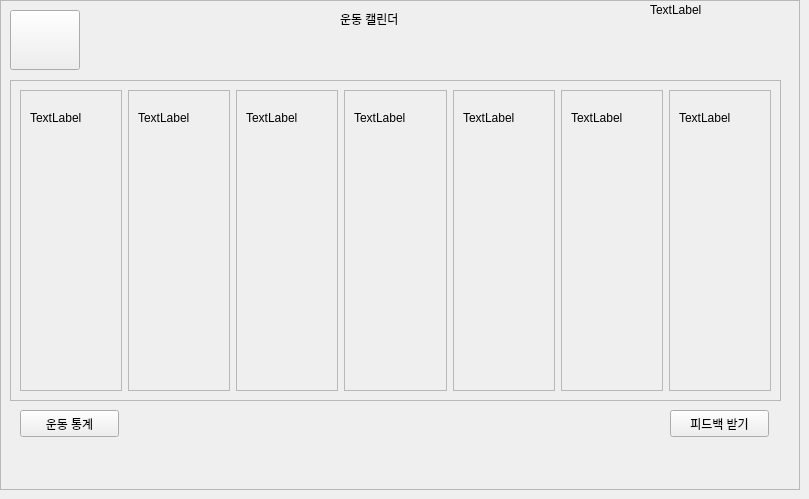
    <widget class="QWidget" name="page_3">
     <widget class="QFrame" name="frame_5">
      <property name="geometry">
       <rect>
        <x>0</x>
        <y>0</y>
        <width>800</width>
        <height>490</height>
       </rect>
      </property>
      <property name="frameShape">
       <enum>QFrame::StyledPanel</enum>
      </property>
      <property name="frameShadow">
       <enum>QFrame::Raised</enum>
      </property>
      <widget class="QPushButton" name="gotohome_3">
       <property name="geometry">
        <rect>
         <x>10</x>
         <y>10</y>
         <width>70</width>
         <height>60</height>
        </rect>
       </property>
       <property name="text">
        <string/>
       </property>
       <property name="icon">
        <iconset resource="resources.qrc">
         <normaloff>:/icons/icons/rotate-ccw.svg</normaloff>:/icons/icons/rotate-ccw.svg</iconset>
       </property>
      </widget>
      <widget class="QLabel" name="time_3">
       <property name="geometry">
        <rect>
         <x>650</x>
         <y>0</y>
         <width>200</width>
         <height>20</height>
        </rect>
       </property>
       <property name="text">
        <string>TextLabel</string>
       </property>
      </widget>
      <widget class="QLabel" name="label_10">
       <property name="geometry">
        <rect>
         <x>340</x>
         <y>10</y>
         <width>101</width>
         <height>17</height>
        </rect>
       </property>
       <property name="text">
        <string>운동 캘린더 </string>
       </property>
      </widget>
      <widget class="QFrame" name="frame_9">
       <property name="geometry">
        <rect>
         <x>10</x>
         <y>80</y>
         <width>771</width>
         <height>321</height>
        </rect>
       </property>
       <property name="frameShape">
        <enum>QFrame::StyledPanel</enum>
       </property>
       <property name="frameShadow">
        <enum>QFrame::Raised</enum>
       </property>
       <layout class="QHBoxLayout" name="horizontalLayout_5">
        <item>
         <widget class="QFrame" name="frame_15">
          <property name="frameShape">
           <enum>QFrame::StyledPanel</enum>
          </property>
          <property name="frameShadow">
           <enum>QFrame::Raised</enum>
          </property>
          <layout class="QVBoxLayout" name="verticalLayout">
           <item>
            <widget class="QLabel" name="day1_3">
             <property name="text">
              <string>TextLabel</string>
             </property>
            </widget>
           </item>
           <item>
            <widget class="QLabel" name="day11_3">
             <property name="text">
              <string/>
             </property>
            </widget>
           </item>
           <item>
            <widget class="QLabel" name="day12_3">
             <property name="text">
              <string/>
             </property>
            </widget>
           </item>
           <item>
            <widget class="QLabel" name="day13_3">
             <property name="text">
              <string/>
             </property>
            </widget>
           </item>
           <item>
            <widget class="QLabel" name="day14_3">
             <property name="text">
              <string/>
             </property>
            </widget>
           </item>
           <item>
            <widget class="QLabel" name="day15_3">
             <property name="text">
              <string/>
             </property>
            </widget>
           </item>
           <item>
            <widget class="QLabel" name="day16_3">
             <property name="text">
              <string/>
             </property>
            </widget>
           </item>
          </layout>
         </widget>
        </item>
        <item>
         <widget class="QFrame" name="frame_10">
          <property name="frameShape">
           <enum>QFrame::StyledPanel</enum>
          </property>
          <property name="frameShadow">
           <enum>QFrame::Raised</enum>
          </property>
          <layout class="QVBoxLayout" name="verticalLayout_4">
           <item>
            <widget class="QLabel" name="day2_3">
             <property name="text">
              <string>TextLabel</string>
             </property>
            </widget>
           </item>
           <item>
            <widget class="QLabel" name="day21_3">
             <property name="text">
              <string/>
             </property>
            </widget>
           </item>
           <item>
            <widget class="QLabel" name="day22_3">
             <property name="text">
              <string/>
             </property>
            </widget>
           </item>
           <item>
            <widget class="QLabel" name="day23_3">
             <property name="text">
              <string/>
             </property>
            </widget>
           </item>
           <item>
            <widget class="QLabel" name="day24_3">
             <property name="text">
              <string/>
             </property>
            </widget>
           </item>
           <item>
            <widget class="QLabel" name="day25_3">
             <property name="text">
              <string/>
             </property>
            </widget>
           </item>
           <item>
            <widget class="QLabel" name="day26_3">
             <property name="text">
              <string/>
             </property>
            </widget>
           </item>
          </layout>
         </widget>
        </item>
        <item>
         <widget class="QFrame" name="frame_11">
          <property name="frameShape">
           <enum>QFrame::StyledPanel</enum>
          </property>
          <property name="frameShadow">
           <enum>QFrame::Raised</enum>
          </property>
          <layout class="QVBoxLayout" name="verticalLayout_5">
           <item>
            <widget class="QLabel" name="day3_3">
             <property name="text">
              <string>TextLabel</string>
             </property>
            </widget>
           </item>
           <item>
            <widget class="QLabel" name="day31_3">
             <property name="text">
              <string/>
             </property>
            </widget>
           </item>
           <item>
            <widget class="QLabel" name="day32_3">
             <property name="text">
              <string/>
             </property>
            </widget>
           </item>
           <item>
            <widget class="QLabel" name="day33_3">
             <property name="text">
              <string/>
             </property>
            </widget>
           </item>
           <item>
            <widget class="QLabel" name="day34_3">
             <property name="text">
              <string/>
             </property>
            </widget>
           </item>
           <item>
            <widget class="QLabel" name="day35_3">
             <property name="text">
              <string/>
             </property>
            </widget>
           </item>
           <item>
            <widget class="QLabel" name="day36_3">
             <property name="text">
              <string/>
             </property>
            </widget>
           </item>
          </layout>
         </widget>
        </item>
        <item>
         <widget class="QFrame" name="frame_12">
          <property name="frameShape">
           <enum>QFrame::StyledPanel</enum>
          </property>
          <property name="frameShadow">
           <enum>QFrame::Raised</enum>
          </property>
          <layout class="QVBoxLayout" name="verticalLayout_6">
           <item>
            <widget class="QLabel" name="day4_3">
             <property name="text">
              <string>TextLabel</string>
             </property>
            </widget>
           </item>
           <item>
            <widget class="QLabel" name="day41_3">
             <property name="text">
              <string/>
             </property>
            </widget>
           </item>
           <item>
            <widget class="QLabel" name="day42_3">
             <property name="text">
              <string/>
             </property>
            </widget>
           </item>
           <item>
            <widget class="QLabel" name="day43_3">
             <property name="text">
              <string/>
             </property>
            </widget>
           </item>
           <item>
            <widget class="QLabel" name="day44_3">
             <property name="text">
              <string/>
             </property>
            </widget>
           </item>
           <item>
            <widget class="QLabel" name="day45_3">
             <property name="text">
              <string/>
             </property>
            </widget>
           </item>
           <item>
            <widget class="QLabel" name="day46_3">
             <property name="text">
              <string/>
             </property>
            </widget>
           </item>
          </layout>
         </widget>
        </item>
        <item>
         <widget class="QFrame" name="frame_13">
          <property name="frameShape">
           <enum>QFrame::StyledPanel</enum>
          </property>
          <property name="frameShadow">
           <enum>QFrame::Raised</enum>
          </property>
          <layout class="QVBoxLayout" name="verticalLayout_7">
           <item>
            <widget class="QLabel" name="day5_3">
             <property name="text">
              <string>TextLabel</string>
             </property>
            </widget>
           </item>
           <item>
            <widget class="QLabel" name="day51_3">
             <property name="text">
              <string/>
             </property>
            </widget>
           </item>
           <item>
            <widget class="QLabel" name="day52_3">
             <property name="text">
              <string/>
             </property>
            </widget>
           </item>
           <item>
            <widget class="QLabel" name="day53_3">
             <property name="text">
              <string/>
             </property>
            </widget>
           </item>
           <item>
            <widget class="QLabel" name="day54_3">
             <property name="text">
              <string/>
             </property>
            </widget>
           </item>
           <item>
            <widget class="QLabel" name="day55_3">
             <property name="text">
              <string/>
             </property>
            </widget>
           </item>
           <item>
            <widget class="QLabel" name="day56_3">
             <property name="text">
              <string/>
             </property>
            </widget>
           </item>
          </layout>
         </widget>
        </item>
        <item>
         <widget class="QFrame" name="frame_14">
          <property name="frameShape">
           <enum>QFrame::StyledPanel</enum>
          </property>
          <property name="frameShadow">
           <enum>QFrame::Raised</enum>
          </property>
          <layout class="QVBoxLayout" name="verticalLayout_8">
           <item>
            <widget class="QLabel" name="day6_3">
             <property name="text">
              <string>TextLabel</string>
             </property>
            </widget>
           </item>
           <item>
            <widget class="QLabel" name="day61_3">
             <property name="text">
              <string/>
             </property>
            </widget>
           </item>
           <item>
            <widget class="QLabel" name="day62_3">
             <property name="text">
              <string/>
             </property>
            </widget>
           </item>
           <item>
            <widget class="QLabel" name="day63_3">
             <property name="text">
              <string/>
             </property>
            </widget>
           </item>
           <item>
            <widget class="QLabel" name="day64_3">
             <property name="text">
              <string/>
             </property>
            </widget>
           </item>
           <item>
            <widget class="QLabel" name="day65_3">
             <property name="text">
              <string/>
             </property>
            </widget>
           </item>
           <item>
            <widget class="QLabel" name="day66_3">
             <property name="text">
              <string/>
             </property>
            </widget>
           </item>
          </layout>
         </widget>
        </item>
        <item>
         <widget class="QFrame" name="frame_16">
          <property name="frameShape">
           <enum>QFrame::StyledPanel</enum>
          </property>
          <property name="frameShadow">
           <enum>QFrame::Raised</enum>
          </property>
          <layout class="QVBoxLayout" name="verticalLayout_9">
           <item>
            <widget class="QLabel" name="day7_3">
             <property name="text">
              <string>TextLabel</string>
             </property>
            </widget>
           </item>
           <item>
            <widget class="QLabel" name="day71_3">
             <property name="text">
              <string/>
             </property>
            </widget>
           </item>
           <item>
            <widget class="QLabel" name="day72_3">
             <property name="text">
              <string/>
             </property>
            </widget>
           </item>
           <item>
            <widget class="QLabel" name="day73_3">
             <property name="text">
              <string/>
             </property>
            </widget>
           </item>
           <item>
            <widget class="QLabel" name="day74_3">
             <property name="text">
              <string/>
             </property>
            </widget>
           </item>
           <item>
            <widget class="QLabel" name="day75_3">
             <property name="text">
              <string/>
             </property>
            </widget>
           </item>
           <item>
            <widget class="QLabel" name="day76_3">
             <property name="text">
              <string/>
             </property>
            </widget>
           </item>
          </layout>
         </widget>
        </item>
       </layout>
      </widget>
      <widget class="QPushButton" name="giverecord_3">
       <property name="geometry">
        <rect>
         <x>20</x>
         <y>410</y>
         <width>99</width>
         <height>27</height>
        </rect>
       </property>
       <property name="text">
        <string>운동 통계</string>
       </property>
      </widget>
      <widget class="QPushButton" name="givefeedback_3">
       <property name="geometry">
        <rect>
         <x>670</x>
         <y>410</y>
         <width>99</width>
         <height>27</height>
        </rect>
       </property>
       <property name="text">
        <string>피드백 받기</string>
       </property>
      </widget>
     </widget>
    </widget>
